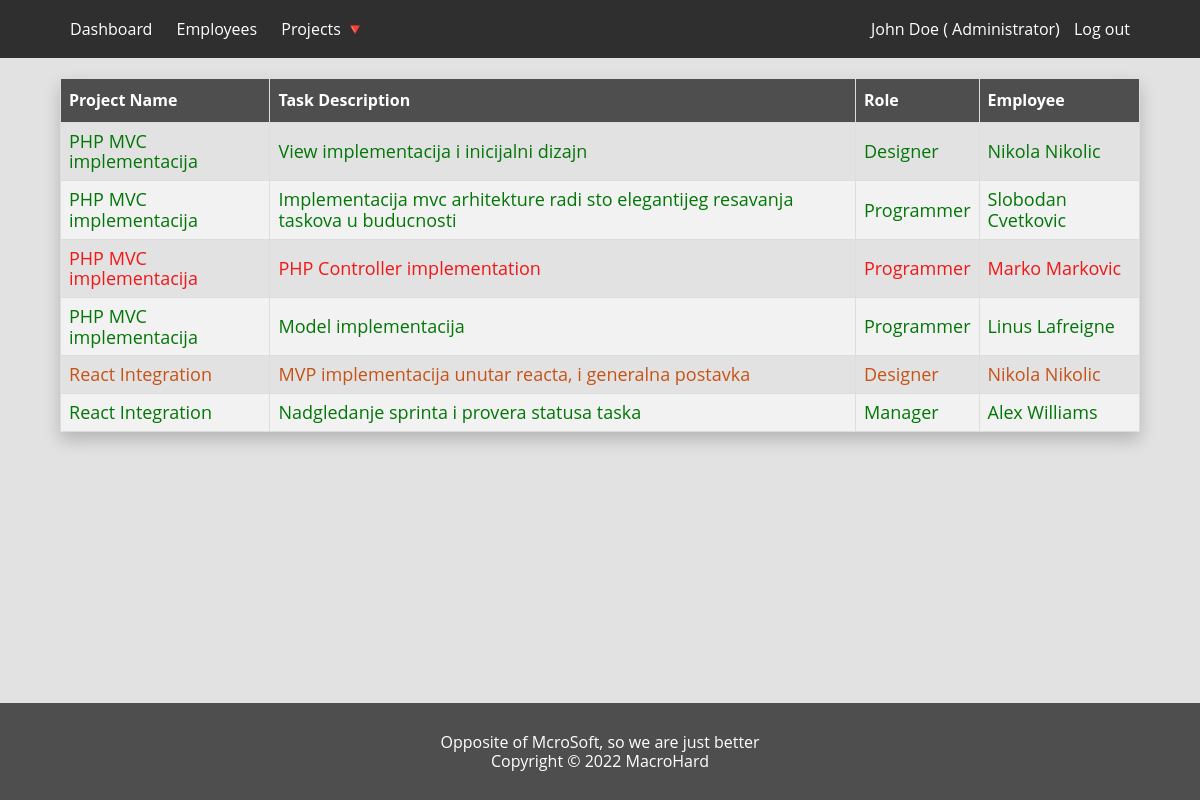
Screenshot of /dashboard/all-tasks.php (signed in) with the database file from the repository.
### tables this page shows
CREATE TABLE IF NOT EXISTS `employees` (
  `id` int(11) NOT NULL AUTO_INCREMENT,
  `position_id` int(11) NOT NULL,
  `firstname` varchar(255) NOT NULL,
  `lastname` varchar(255) NOT NULL,
  `password` varchar(255) DEFAULT NULL,
  `salary` decimal(10,2) NOT NULL,
  `email` varchar(255) NOT NULL,
  PRIMARY KEY (`id`),
  UNIQUE KEY `id` (`id`,`lastname`),
  UNIQUE KEY `email` (`email`),
  KEY `employees_position` (`position_id`)
);

CREATE TABLE IF NOT EXISTS `position` (
  `id` int(11) NOT NULL AUTO_INCREMENT,
  `position_name` varchar(255) NOT NULL,
  PRIMARY KEY (`id`)
);

CREATE TABLE IF NOT EXISTS `tasks` (
  `id` int(11) NOT NULL AUTO_INCREMENT,
  `project_id` int(11) NOT NULL,
  `employee_id` int(11) NOT NULL,
  `task_description` varchar(756) NOT NULL,
  `task_deadline` date NOT NULL,
  PRIMARY KEY (`id`),
  KEY `project_task_fk` (`project_id`),
  KEY `employee_task_fk` (`employee_id`)
);

CREATE TABLE IF NOT EXISTS `projects` (
  `id` int(11) NOT NULL AUTO_INCREMENT,
  `project_name` varchar(255) NOT NULL,
  `project_description` varchar(756) NOT NULL,
  PRIMARY KEY (`id`)
);

### autoloader.php (called while the page is built, shortened)
<?php
  spl_autoload_register(function($className)
  {
    $namespace=str_replace("\\","/",__NAMESPACE__);
    $className=str_replace("\\","/",$className);
    $class=__DIR__."/classes/".(empty($namespace)?"":$namespace."/")."{$className}.php";
  });

### classes/Database/Database.php (called while the page is built, shortened)
<?php
  class Database
  {
    private static string $host = "localhost";
    private static string $user = "root";
    private static string $pwd = "";
    private static string $dbName = "backend_zaposleni";
    private static \PDO $pdoObj;
    public static function connect(): \PDO
    {
      return self::$pdoObj;
    }
    private static function setPdo(): bool
    {
      $dsn = "mysql:host=" . self::$host . ";dbname=" . self::$dbName . ";";
      try {
        $pdo = new \PDO($dsn, self::$user, self::$pwd);
        $pdo->setAttribute(\PDO::ATTR_DEFAULT_FETCH_MODE, \PDO::FETCH_ASSOC);
        self::$pdoObj = $pdo;
        return true;
      } catch(\PDOException $e) {
        self::$error = $e->getMessage();
      }
      return false;
    }
  }

### classes/Models/User.php (called while the page is built, shortened)
<?php
  class User
  {
    protected function getLoggedUserData(int $user_id): array
    {
      try {
        $sql = "SELECT e.email as email, e.firstname as firstname, e.lastname as lastname, p.position_name as position_name FROM employees e
                        LEFT JOIN position p on e.position_id = p.id
                        WHERE e.id=:user_id AND p.position_name='Administrator' ;";
        $statement = Database::connect()->prepare($sql);
        $statement->bindParam(":user_id", $user_id, \PDO::PARAM_INT);
        $statement->execute();
        if($statement->rowCount() > 0) {
          $results = $statement->fetch();
          return $results;
        } else {
          return ["Triggered Karen at the getLoggedUserEmail class"];
        }
      } catch (\PDOException $e) {
        return [$e->getMessage()];
      }
    }
  }

### classes/Controllers/UserController.php (called while the page is built, shortened)
<?php
  class UserController extends User
  {
    public string $userRole;
    public string $userName;
    public string $userLastName;
    public array $userDataArr;
    public function __construct(int $userId = 0)
    {
      $this->setUserDataArr($this->getLoggedUserData($userId));
      $this->userName = $this->getUserDataArr()['firstname'];
      $this->userLastName = $this->getUserDataArr()['lastname'];
      $this->userRole = $this->getUserDataArr()['position_name'];
    }
    public function getUserRole(): string
    {
      return $this->userRole;
    }
    public function getUserName(): string
    {
      return $this->userName;
    }
    public function getUserLastName(): string
    {
      return $this->userLastName;
    }
    public function setUserDataArr(array $userData) {
      $this->userDataArr = $userData;
    }
    public function getUserDataArr()
    {
      return $this->userDataArr;
    }
  }

### classes/Models/Task.php (called while the page is built, shortened)
<?php
  class Task
  {
    protected function getAllTasksData(): array
    {
      try {
        $sql = "SELECT t.task_description AS task_description, t.task_deadline AS task_deadline, p.project_name AS project_name, e.firstname AS firstname, e.lastname AS lastname, po.position_name AS position_name
                    FROM tasks t
                        LEFT JOIN projects p on t.project_id = p.id
                        LEFT JOIN employees e on t.employee_id = e.id
                        LEFT JOIN position po on e.position_id = po.id
                        ORDER BY p.project_name, po.position_name, e.firstname DESC;";
        $statement = Database::connect()->prepare($sql);
        $statement->execute();
        if($statement->rowCount() > 0) {
          return $statement->fetchAll();
        } else {
          return ["Data error" => "No data found"];
        }
      } catch (\PDOException $e) {
        return ["PdoError" =>$e->getMessage()];
      }
    }
  }

### classes/Controllers/TaskController.php (called while the page is built, shortened)
<?php
  class TaskController extends Task
  {
    private int $currentTime;
    private array $allTasks = [];
    private int $dayDiff;
    private string $fieldColorClass;
    public function __construct()
    {
      $this->allTasks = $this->getAllTasksData();
      $this->currentTime = strtotime(date("Y-m-d", time()));
    }
    public function getCurrentTimestamp()
    {
      return $this->currentTime;
    }
    public function getAllTasks(): array
    {
      return $this->allTasks;
    }
    public function setDayDifference(int $taskDate) {
      $timestampDiff = $taskDate - $this->getCurrentTimestamp();
      $this->dayDiff = $timestampDiff / 86400;
    }
    public function getDayDifference()
    {
      return $this->dayDiff;
    }
    public function setFieldColor()
    {
      if($this->getDayDifference() > 4 && $this->getDayDifference() <= 10) {
        $this->fieldColorClass = "task-good";
      }
      if($this->getDayDifference() > 2 && $this->getDayDifference() <= 4) {
        $this->fieldColorClass = "task-warning";
      }
      if($this->getDayDifference() <= 2) {
        $this->fieldColorClass = "task-alert";
      }
    }
    public function getFieldColor()
    {
      return $this->fieldColorClass;
    }
  }

### dashboard/all-tasks.php (the view, shortened to what this page needs)
<?php
  if(isset($_SESSION['user_id']) && $_SESSION['role'] === "Administrator") {
    include_once("../includes/partials/header.php");
    include_once("../includes/partials/navigation.php");
    $tasks = new \Controllers\TaskController();
    $tasksArr = $tasks->getAllTasks();
    ?>
    <div class="container flex flex-center flex-column ">
      <table class="table">
        <thead>
        <tr>
          <th>Project Name</th>
          <th>Task Description</th>
          <th>Role</th>
          <th>Employee</th>
        </tr>
        </thead>
        <tbody>
        <?php foreach($tasksArr as $task): ?>
          <?php
          $taskDeadline = strtotime($task['task_deadline']);
          $tasks->setDayDifference($taskDeadline);
          $tasks->setFieldColor();
          $bgColor = $tasks->getFieldColor();
          ?>
          <tr class="text-bold-size <?php echo empty($bgColor) ? "" : $bgColor ?>">
            <td><?= $task['project_name']; ?></td>
            <td><?= $task['task_description']; ?></td>
            <td><?= $task['position_name']; ?></td>
            <td><?= $task['firstname'] . " " . $task['lastname']; ?></td>
          </tr>
        <?php endforeach; ?>
        </tbody>
      </table>
    </div>
    <?php
    include_once("../includes/partials/footer.php");
  } else {
    header("Location: ../index.php");
  }

### includes/partials/navigation.php (shortened to what this page needs)
<?php
  require_once("../autoloader.php");
  $loggedUserId = $_SESSION['user_id'];
  $loggedUser = new UserController($loggedUserId);
  $employeeName = $loggedUser->getUserName();
  $employeeLastName = $loggedUser->getUserLastName();
  $employeeRole = $loggedUser->getUserRole();
?>
<nav class="navbar">
  <div class="nav-container flex justify-cont-between">
    <div class="nav-group">
      <a href="./dashboard.php" class="nav-link">Dashboard</a>
      <a href="./employees.php" class="nav-link">Employees</a>
      <div class="dropdown">
        <a href="javascript:void(0)" class="dropbtn nav-link">Projects 🔻</a>
      </div>
    </div>
    <div class="nav-group">
      <?php if(isset($_SESSION["user_id"])): ?>
        <span class="navlog-info">
          <?= "$employeeName $employeeLastName ( $employeeRole)" ?>
        </span>
        <a href="../index.php" class="nav-link">Log out</a>
      <?php endif; ?>
    </div>
  </div>
</nav>

### includes/css/style.css (style rules this page uses)
* { scrollbar-width: thin; scrollbar-color: gray #c5c5c5; }
html { -webkit-box-sizing: border-box; -moz-box-sizing: border-box; box-sizing: border-box; }
*, *:before, *:after { -webkit-box-sizing: inherit; -moz-box-sizing: inherit; box-sizing: inherit; }
html, body { min-height: 100vh; padding: 0; margin: 0; font-family: "Open Sans", sans-serif; font-weight: 400; box-sizing: border-box; background-color: #e2e2e2; position: relative; }
body { display: flex; flex-direction: column; }
.flex { display: flex; }
.flex-center { align-items: center; }
.flex-column { flex-direction: column; }
.justify-cont-between { justify-content: space-between; }
.container { position: relative; margin: 0 auto; width: 90vw; }
.nav-container { margin: 0 auto; width: 90vw; }
.navbar { background-color: #2f2f2f; padding-top: 20px; margin-bottom: 20px; }
.nav-group .nav-link { color: #fff; text-decoration: none; border-bottom: 2px solid transparent; padding: 5px; margin: 0 5px; }
.nav-group .dropdown { display: inline-block; padding-bottom: 20px; }
.table { border-collapse: collapse; box-shadow: 0px 8px 16px 0px rgba(0, 0, 0, 0.2); width: 100%; margin-bottom: 20px; }
.table td, .table th { border: 1px solid #ddd; padding: 8px; }
.table tr:nth-child(even) { background-color: #f2f2f2; }
.table th { padding-top: 12px; padding-bottom: 12px; text-align: left; background-color: #4e4e4e; color: white; }
.navlog-info { color: #fff; }
.text-bold-size { font-size: 18px; }
.task-good { color: #027606 !important; }
.task-warning { color: #c65216 !important; }
.task-alert { color: rgb(242, 22, 22) !important; }

### rows the page displays
employees: firstname "John", lastname "Doe", position.position_name "Administrator"
tasks: project.project_name "PHP MVC implementacija", task_description "View implementacija i inicijalni dizajn", position.position_name "Designer", employee.firstname "Nikola", employee.lastname "Nikolic"
tasks: project.project_name "PHP MVC implementacija", task_description "Implementacija mvc arhitekture radi sto elegantijeg resavanja taskova u buducnosti", position.position_name "Programmer", employee.firstname "Slobodan", employee.lastname "Cvetkovic"
tasks: project.project_name "PHP MVC implementacija", task_description "PHP Controller implementation", position.position_name "Programmer", employee.firstname "Marko", employee.lastname "Markovic"
tasks: project.project_name "PHP MVC implementacija", task_description "Model implementacija", position.position_name "Programmer", employee.firstname "Linus", employee.lastname "Lafreigne"
tasks: project.project_name "React Integration", task_description "MVP implementacija unutar reacta, i generalna postavka", position.position_name "Designer", employee.firstname "Nikola", employee.lastname "Nikolic"
tasks: project.project_name "React Integration", task_description "Nadgledanje sprinta i provera statusa taska", position.position_name "Manager", employee.firstname "Alex", employee.lastname "Williams"
